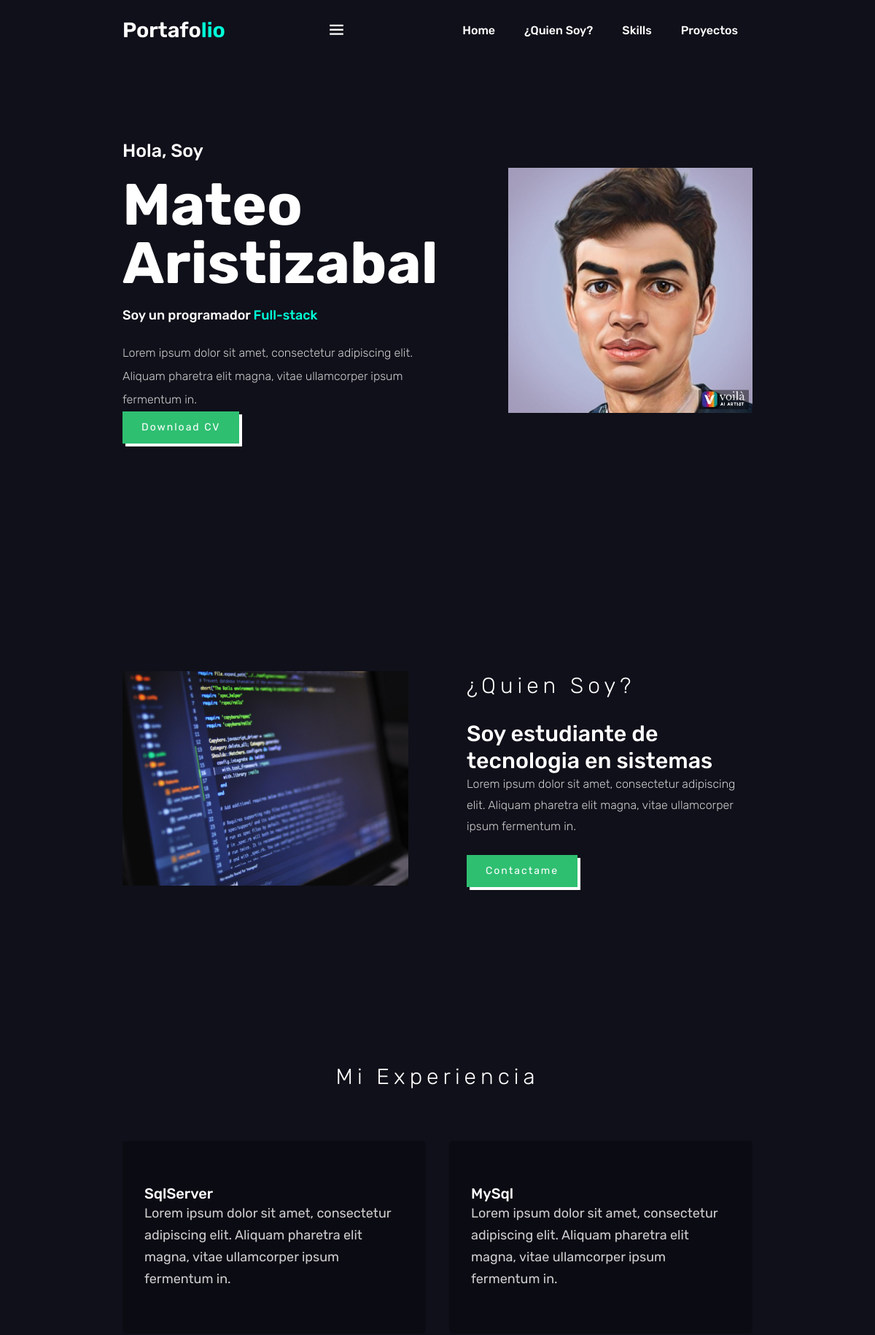
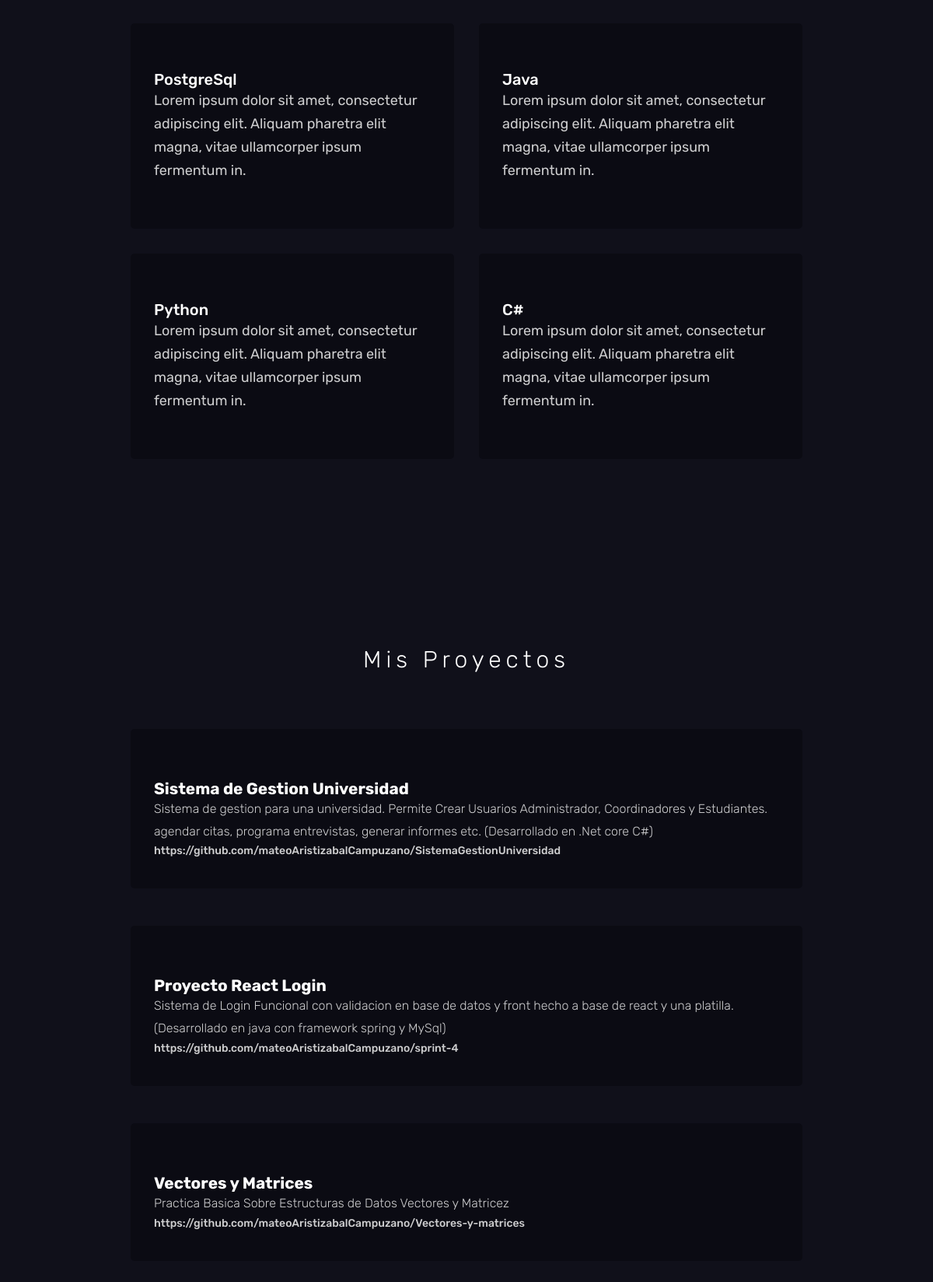
/portafolio, run on the app's committed database (2 pictures, top to bottom).
### portafolio/models.py (models this page shows)
class Project (models.Model):
    objects = None
    title = CharField(max_length=100)
    description = CharField(max_length=250)
    url = URLField(blank=True)

### portafolio/views.py (the view)
# urls.py: path('portafolio', portafolio)
def portafolio(request):
    proyectos = Project.objects.all()
    return render(request, 'Portafolio.html', {'proyectos': proyectos})

### portafolio/templates/Portafolio.html (shortened to what this page needs)
<!DOCTYPE html>
<html lang="en">
{% load static %}
<head>
    <link rel="stylesheet" href="{% static 'css/stylesheet.css' %}">
    <link rel="stylesheet" href="https://unpkg.com/boxicons@latest/css/boxicons.min.css">
</head>
<body>
    <header>
        <a href="#" class="logo">Portafo<span>lio</span></a>
        <div class="bx bx-menu" id="menu-icon"></div>
        <ul class="navbar">
            <li><a href="#Home">Home</a></li>
            <li><a href="#about">¿Quien Soy?</a></li>
            <li><a href="#services">Skills</a></li>
            <li><a href="#resume">Proyectos</a></li>
        </ul>
    </header>
    <section class="home" id="Home">
        <div class="home-text">
            <h5>Hola, Soy</h5>
            <h1>Mateo Aristizabal</h1>
            <h6>Soy un programador <span>Full-stack</span></h6>
            <p>Lorem ipsum dolor sit amet, consectetur adipiscing elit. Aliquam pharetra elit magna,
                vitae ullamcorper ipsum fermentum in.</p>
            <a href="#" class="btn">Download CV</a>
        </div>
        <div class="home-img">
            <img src="{% static 'img/voika.jpg' %}">
        </div>
    </section>
    <section class="about" id="about">
        <div class="about-img">
            <img src="{% static 'img/que-es-full-stack.png' %}">
        </div>
        <div class="about-text">
            <h3>¿Quien Soy?</h3>
            <h2>Soy estudiante de tecnologia en sistemas</h2>
            <p>Lorem ipsum dolor sit amet, consectetur adipiscing elit. Aliquam pharetra elit magna,
                vitae ullamcorper ipsum fermentum in.</p>
            <div class="main-btn">
                <a href="#" class="btn">Contactame</a>
            </div>
        </div>
    </section>
    <section class="services" id="services">
        <div class="center">
            <h3>Mi Experiencia</h3>
        </div>
        <div class="service-content">
            <div class="row">
                <h3>SqlServer</h3>
                <p>Lorem ipsum dolor sit amet, consectetur adipiscing elit. Aliquam pharetra elit magna,
                vitae ullamcorper ipsum fermentum in.</p>
            </div>
            <div class="row">
                <h3>MySql</h3>
                <p>Lorem ipsum dolor sit amet, consectetur adipiscing elit. Aliquam pharetra elit magna,
                vitae ullamcorper ipsum fermentum in.</p>
            </div>
            <div class="row">
                <h3>PostgreSql</h3>
                <p>Lorem ipsum dolor sit amet, consectetur adipiscing elit. Aliquam pharetra elit magna,
                vitae ullamcorper ipsum fermentum in.</p>
            </div>
            <div class="row">
                <h3>Java</h3>
                <p>Lorem ipsum dolor sit amet, consectetur adipiscing elit. Aliquam pharetra elit magna,
                vitae ullamcorper ipsum fermentum in.</p>
            </div>
            <div class="row">
                <h3>Python</h3>
                <p>Lorem ipsum dolor sit amet, consectetur adipiscing elit. Aliquam pharetra elit magna,
                vitae ullamcorper ipsum fermentum in.</p>
            </div>
            <div class="row">
                <h3>C#</h3>
                <p>Lorem ipsum dolor sit amet, consectetur adipiscing elit. Aliquam pharetra elit magna,
                vitae ullamcorper ipsum fermentum in.</p>
            </div>
        </div>
    </section>
    <section class="resume" id="resume">
        <div class="center">
            <h3>Mis Proyectos</h3>
        </div>
        <div class="resume-content">
            {% for proyecto in proyectos %}
            <div class="box">
                <h4>{{proyecto.title}}</h4>
                <p>{{proyecto.description}}</p>
                <a href="{{proyecto.url}}" target="_blank">{{proyecto.url}}</a>
            </div>
            {% endfor %}
        </div>
    </section>
</body>
</html>

### portafolio/static/css/stylesheet.css (style rules this page uses)
* { padding: 0; margin: 0; box-sizing: border-box; font-family: 'Rubik', sans-serif; text-decoration: none; list-style: none; scroll-behavior: smooth; scroll-padding-top: 2rem; }
:root { --bg-color: #10101a; --main-color: #2fbf71; --2nd-main-color: #ffffffcc; --text-color: #fff; --big-font: 5rem; --h2-font: 1.9rem; --p-font: 1rem; }
body { background: var(--bg-color); color: var(--text-color); }
header { position: fixed; width: 100%; top: 0; right: 0; z-index: 1000; display: flex; align-items: center; justify-content: space-between; background: var(--bg-color); padding: 24px 14%; transition: .3s; }
.logo { color: var(--text-color); font-size: 1.8rem; font-weight: 600; }
span { color: #00FFD8; }
.navbar { display: flex; }
.navbar a { color: var(--text-color); font-size: 1rem; padding: 10px 20px; font-weight: 500; }
#menu-icon { font-size: 28px; z-index: 10001; cursor: pointer; }
section { padding: 120px 14%; }
.home { position: relative; height: 100vh; width: 100%; display: grid; grid-template-columns: repeat(2,1fr); grid-gap: 6rem; align-items: center; }
.home-img img { max-width: 100%; width: 600px; height: auto; }
.home-text h5 { color: var(--text-color); font-size: 25px; font-weight: 500; margin: 0 0 20px; }
.home-text h1 { font-size: var(--big-font); color: var(--text-color); font-weight: 700; line-height: 1; margin: 0 0 20px; }
.home-text h6 { color: var(--text-color); font-size: 18px; font-weight: 500; margin-bottom: 25px; }
.home-text p { max-width: 470px; font-size: var(--p-font); font-weight: 300; line-height: 2rem; margin-botton: 1.5rem; color: var(--2nd-main-color); }
.btn { background: var(--main-color); color: var(--text-color); box-shadow: 4px 4px var(--text-color); padding: 0 25px; line-height: 42px; display: inline-block; border: 1px solid transparent; font-size: 14px; font-weight: 400; letter-spacing: 2px; transition: ease all 0.35s; }
.about { display: grid; grid-template-columns: repeat(2,2fr); grid-gap: 5rem; align-items: center; }
.about-img img { max-width: 100%; width: 580%; height: auto; }
.about-text h3 { color: var(--text-color); font-size: 30px; font-weight: 300; letter-spacing: 6px; margin: 0 0 30px; }
.about-text h2 { margin-botton: 0.5rem; font-weight: 500; font-size: var(--h2-font); line-height: 1.2; max-width: 470px; margin-botton: 2rem; }
.about-text p { max-width: 570px; font-size: var(--p-font); font-weight: 300; margin-bottom: 1.5rem; line-height: 1.8rem; color: var(--2nd-main-color) }
.center { text-align: center; }
.center h3 { color: var(--text-color); font-size: 30px; font-weight: 300; letter-spacing: 6px; }
.service-content { display: grid; grid-template-columns: repeat(auto-fit, minmax(350px,auto)); grid-gap: 2rem; align-items: center; margin-top: 4.4rem; }
.row { background: #0b0b13; padding: 60px 30px; border-radius: 5px; cursor: pointer; transition: all .40s; }
.row h3 { font-size: 1.25rem; font-weight: 500; margin-botton: 20px; color: var(--text-color); }
.row p { font-size: 18px; color: var(--2nd-main-color); line-height: 30px; }
.resume-content { display: grid; grid-template-columns: repeat(auto-fit, minmax(450px,auto)); grid-gap: 3rem; align-items: center; margin-top: 4.4rem; }
.box { background: #0b0b13; padding: 40px 30px; border-radius: 5px; cursor: pointer; transition: all .40s; }
.box h4 { color: var(--text-color); font-size: 1.3rem; font-weight: 700; margin-top: 25px; margin-botton: 13px; }
.box p { font-size: var(--p-font); font-weight: 300; margin-botton: 1.2rem; line-height: 1.8rem; color: var(--2nd-main-color); }
.box a { font-size: 14px; font-weight: 500; color: var(--2nd-main-color); }

### data on the page
Project: title "Sistema de Gestion Universidad", description "Sistema de gestion para una universidad. Permite Crear Usuarios Administrador, Coordinadores y Estudiantes. agendar citas, programa entrevistas, generar informes etc. (Desarrollado en .Net core C#)", url "https://github.com/mateoAristizabalCampuzano/SistemaGestionUniversidad"
Project: title "Proyecto React Login", description "Sistema de Login Funcional con validacion en base de datos y front hecho a base de react y una platilla. (Desarrollado en java con framework spring y MySql)", url "https://github.com/mateoAristizabalCampuzano/sprint-4"
Project: title "Vectores y Matrices", description "Practica Basica Sobre Estructuras de Datos Vectores y Matricez", url "https://github.com/mateoAristizabalCampuzano/Vectores-y-matrices"
